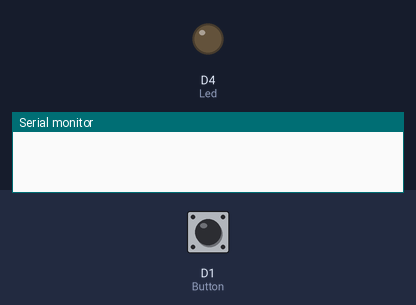
The sketch below on a simulated ESP8266 (NodeMCU). Shown: output pins drawn as LEDs (lit = HIGH), the last lines printed to the serial monitor. The test bench sets the inputs (shaded band); at power-on: D1 (Button) HIGH.

Above: at 1.2 s.
1.3 s: D1 (Button) pulled LOW for 0.15 s
At 1.37 s:
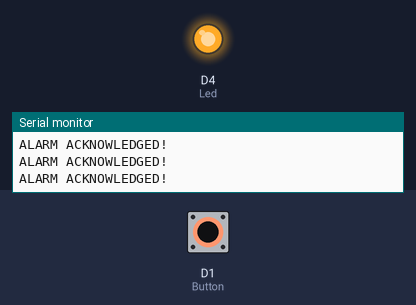
2.9 s: D1 (Button) pulled LOW for 3.2 s
At 7.0 s:
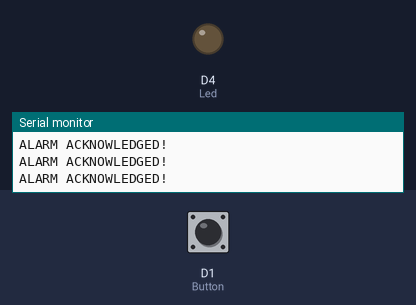
Timing chart, 0 to 8.5 s (numbered marks = the images above; inputs shaded):
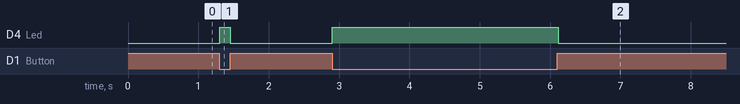

Measured:
- after the input at 1.3 s, D4 (Led): LOW → HIGH at once, → LOW 0.15 s later
- after the input at 2.9 s, D4 (Led): LOW → HIGH at once, → LOW 3.2 s later

The sketch:

push_botton_print.ino
```cpp
int Led = LED_BUILTIN; //define LED pin
int Button = D1; //define push button pin
int val; //define digital variable val
void setup()
{
  pinMode(Led, OUTPUT); //set the LED pin as an output pin
  pinMode(Button, INPUT); //set the button pin as an input pin
  Serial.begin(9600);
}
void loop()
{ val = digitalRead(Button);//we read the state of the button
 if (val == LOW) //if the button is pressed, we turn on the LED
 {
   digitalWrite(Led, HIGH);
   Serial.println("ALARM ACKNOWLEDGED!");
 }
 else
 {
   digitalWrite(Led, LOW);
 }
}
```
